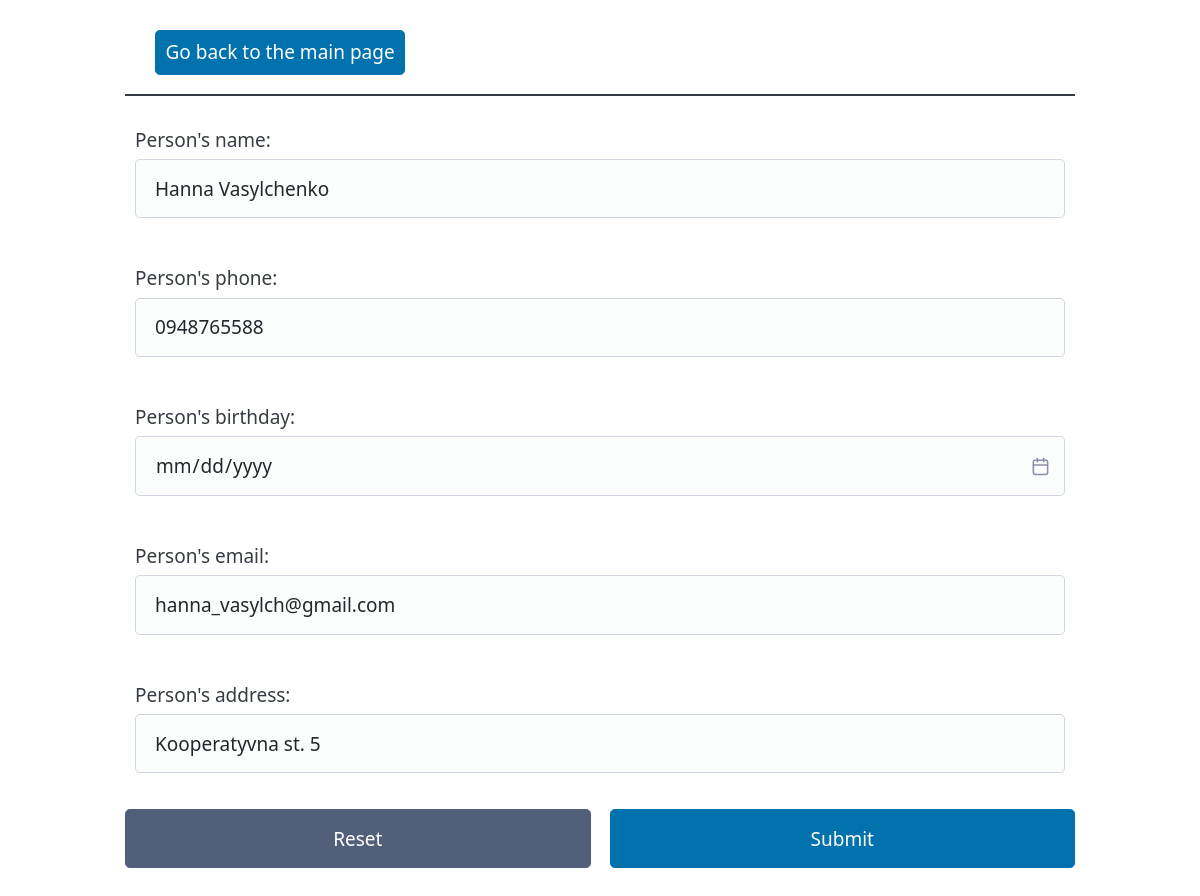
The app's page /contact_update/2 with its own data.
### src/entity/models.py (models this page shows)
class Contact(db.Model):
    __tablename__ = "contacts"
    id = db.Column(db.Integer, primary_key=True)
    name = db.Column(db.String(50), nullable=False, unique=True)
    birthday = db.Column(db.DateTime)
    email = db.Column(db.String(50), unique=True)
    phone = db.Column(db.String(20), unique=True)
    address = db.Column(db.String(70))

### src/routes.py (the view, shortened to what this page needs)
@app.route('/contact_update/<cont_id>', strict_slashes=False, methods=['GET', 'POST'])
def update_contact(cont_id):
    return render_template('contact_update.html', contact=contacts_rp.get_contact_by_id(cont_id))

### src/repository/contacts_rp.py (called while the page is built)
def get_contact_by_id(cont_id):
    return db.session.query(models.Contact).filter(models.Contact.id == cont_id).first()

### src/templates/contact_update.html (shortened to what this page needs)
<!DOCTYPE html>
<html lang="en">
  <head>
    <link rel="stylesheet" href="https://unpkg.com/@picocss/pico@latest/css/pico.min.css"/>
  </head>
  <body>
    <main class="container">
      <nav style="margin-bottom: 20px; border-bottom: 2px solid; padding-left: 30px">
        <ul>
          <li><a href="/" role="button"> Go back to the main page </a></li>
        </ul>
      </nav>
      <form method="POST" action="/contact_update/{{contact.id}}">
        <div style="padding: 10px">
          <label>Person's name:
            <input type="text" name="name" value="{{contact.name}}" required />
          </label>
        </div>
        <div style="padding: 10px">
          <label>Person's phone:
            <input type="text" name="phone" value="{{contact.phone}}" required />
          </label>
        </div>
        <div style="padding: 10px">
          <label>Person's birthday:
            <input type="date" name="birthday" value="{{contact.birthday}}" required />
          </label>
        </div>
        <div style="padding: 10px">
          <label>Person's email:
            <input type="email" name="email" value="{{contact.email}}" required />
          </label>
        </div>
        <div style="padding: 10px">
          <label>Person's address:
            <input type="text" name="address" value="{{contact.address}}" required />
          </label>
        </div>
        <div class="grid">
          <button type="reset" class="secondary">Reset</button>
          <button type="submit">Submit</button>
        </div>
      </form>
    </main>
  </body>
</html>

### records on screen
Contact: name "Hanna Vasylchenko", phone "0948765588", email "hanna_vasylch@gmail.com", address "Kooperatyvna st. 5"
